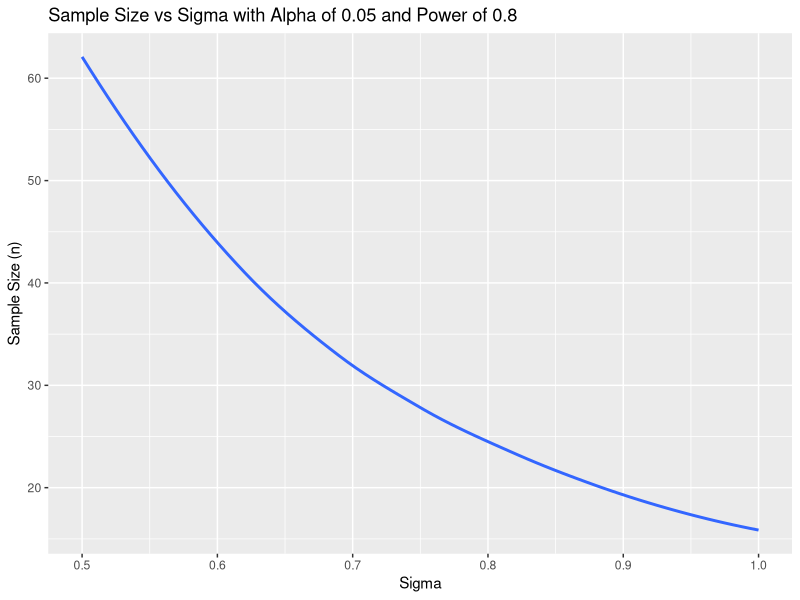
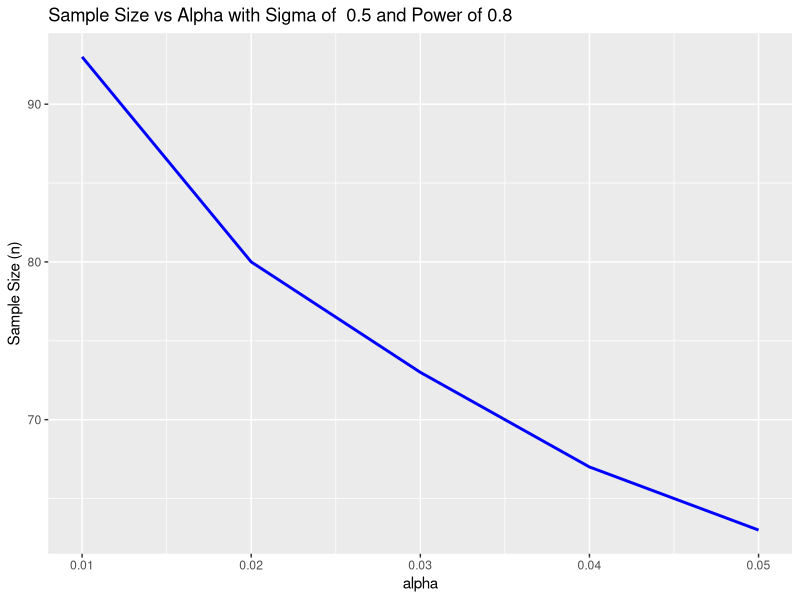
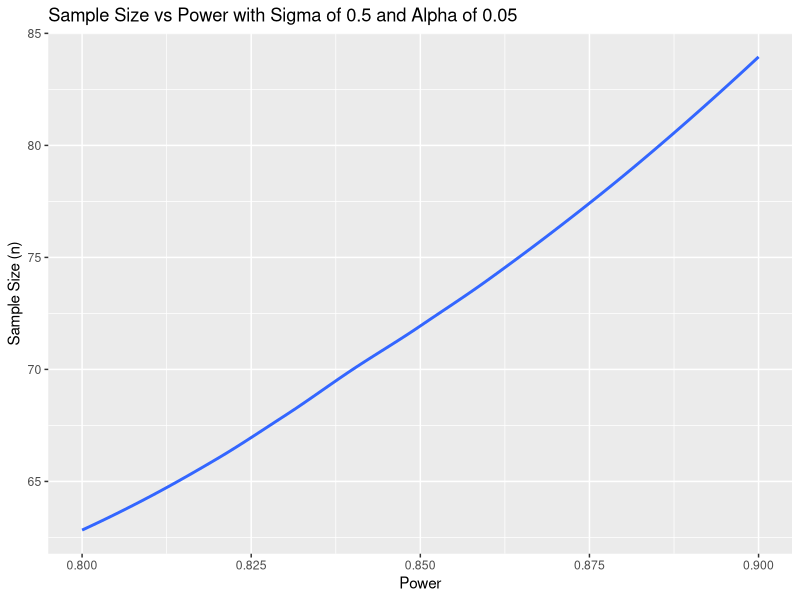

Here is the R script that generated these plots, in order:
library(tidyverse)

sample_size_mean <- function(sigma, alpha, power){
  
  if(length(c(sigma, alpha, power))==3){
    n = round((2*(qnorm(alpha/2) - qnorm(power))^2)/(sigma^2))
    print(paste("The sample size for a two-sample t-test of mean is", n))
  }
  
  else{
    
    for(i in 1:3){
      if(length(list(sigma, alpha, power)[[i]]) > 1){
        multiple = i
      }
    }
    
    parameters = c("sigma", "alpha", "power")
    
    print(paste("You have selected multiple values for", parameters[multiple], ":",
                paste(list(sigma, alpha, power)[[multiple]], collapse = ", ")))
    
    n = c()
    
    if(parameters[multiple]=="sigma"){
      sigma = seq(sigma[1], sigma[2], .01)
      
      for(i in 1:length(sigma)){
        
        n[i] = round((2*(qnorm(alpha/2) - qnorm(power))^2)/(sigma[i]^2))
        
        
        
      }
      
      print(paste("For alpha of", head(sigma,1), "the sample size is", head(n,1)))
      print(paste("For alpha of", tail(sigma,1), "the sample size is", tail(n,1)))
      
      data = data_frame(n,sigma)
      ggplot(data, aes(x=sigma, y=n)) + geom_smooth(se=F,lwd=1) +
        ggtitle(paste('Sample Size vs Sigma with Alpha of',
                      alpha, 'and Power of', power)) +
        xlab("Sigma") + ylab("Sample Size (n)")
      
      
    }
    
    
    else if(parameters[multiple]=="alpha"){
      alpha = seq(alpha[1], alpha[2], .01)
      for(i in 1:length(alpha)){
        n[i] = round((2*(qnorm(alpha[i]/2) - qnorm(power))^2)/(sigma^2))
        
      }
      
      print(paste("For alpha of", head(alpha,1), "the sample size is", head(n,1)))
      print(paste("For alpha of", tail(alpha,1), "the sample size is", tail(n,1)))
      data = data_frame(n,alpha)
      ggplot(data, aes(x=alpha, y=n)) + geom_line(color="blue",lwd=1)+
        ggtitle(paste('Sample Size vs Alpha with Sigma of ',
                      sigma, 'and Power of', power)) +
        xlab("alpha") + ylab("Sample Size (n)")
      
    }
    
    
    else if(parameters[multiple]=="power"){
      power = seq(power[1], power[2], .01)
      for(i in 1:length(power)){
        n[i] = round((2*(qnorm(alpha/2) - qnorm(power[i]))^2)/(sigma^2))
        
      }
      
      print(paste("For power of", head(power,1), "the sample size is", head(n,1)))
      print(paste("For power of", tail(power,1), "the sample size is", tail(n,1)))
      data = data_frame(n,power)
      ggplot(data, aes(x=power, y=n)) + geom_smooth(se=F,lwd=1) +
        ggtitle(paste('Sample Size vs Power with Sigma of',
                      sigma, 'and Alpha of', alpha)) +
        xlab("Power") + ylab("Sample Size (n)")
      }
    
  
  }
}

sample_size_mean(sigma =  .5, alpha = .05, power = .8)
sample_size_mean(sigma = c(.5, 1), alpha = .05, power = .8)
sample_size_mean(sigma = .5, alpha = c(.01, .05), power = .8)
sample_size_mean(sigma = .5, alpha = .05, power = c(.8, .9))

